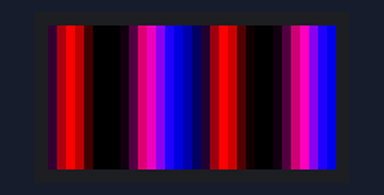
The sketch below on a simulated Arduino Uno, built with avr-gcc and run on an emulated ATmega328P. On the bench: 32×16 colour display.

Above: at 0.7 s.
At 5.5 s:
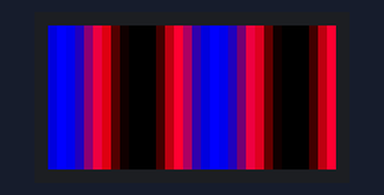
At 10.4 s:
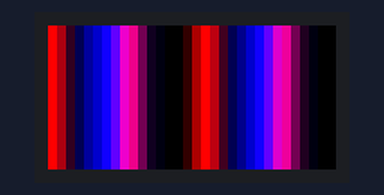
At 19.5 s:
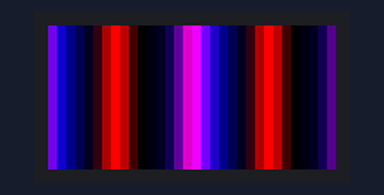
At 29.3 s:
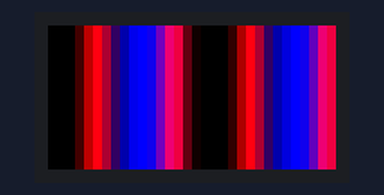
At 39.0 s:
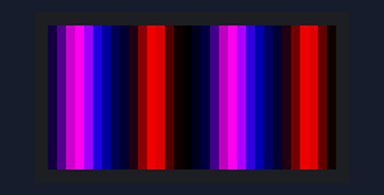

Measured:
- what the display in image 0 shows lasts 0.6 s, from 0.6 s to 1.2 s

The sketch:

led_matrix_code.ino
```cpp
#include <RGBmatrixPanel.h>

#define CLK  8   // USE THIS ON ARDUINO UNO, ADAFRUIT METRO M0, etc.
//#define CLK A4 // USE THIS ON METRO M4 (not M0)
//#define CLK 11 // USE THIS ON ARDUINO MEGA
#define OE   9
#define LAT 10
#define A   A0
#define B   A1
#define C   A2

// Last parameter = 'true' enables double-buffering, for flicker-free,
// buttery smooth animation.  Note that NOTHING WILL SHOW ON THE DISPLAY
// until the first call to swapBuffers().  This is normal.
RGBmatrixPanel matrix(A, B, C, CLK, LAT, OE, true);

static const int8_t PROGMEM sinetab[256] = {
     0,   2,   5,   8,  11,  15,  18,  21,
    24,  27,  30,  33,  36,  39,  42,  45,
    48,  51,  54,  56,  59,  62,  65,  67,
    70,  72,  75,  77,  80,  82,  85,  87,
    89,  91,  93,  96,  98, 100, 101, 103,
   105, 107, 108, 110, 111, 113, 114, 116,
   117, 118, 119, 120, 121, 122, 123, 123,
   124, 125, 125, 126, 126, 126, 126, 126,
   127, 126, 126, 126, 126, 126, 125, 125,
   124, 123, 123, 122, 121, 120, 119, 118,
   117, 116, 114, 113, 111, 110, 108, 107,
   105, 103, 101, 100,  98,  96,  93,  91,
    89,  87,  85,  82,  80,  77,  75,  72,
    70,  67,  65,  62,  59,  56,  54,  51,
    48,  45,  42,  39,  36,  33,  30,  27,
    24,  21,  18,  15,  11,   8,   5,   2,
     0,  -3,  -6,  -9, -12, -16, -19, -22,
   -25, -28, -31, -34, -37, -40, -43, -46,
   -49, -52, -55, -57, -60, -63, -66, -68,
   -71, -73, -76, -78, -81, -83, -86, -88,
   -90, -92, -94, -97, -99,-101,-102,-104,
  -106,-108,-109,-111,-112,-114,-115,-117,
  -118,-119,-120,-121,-122,-123,-124,-124,
  -125,-126,-126,-127,-127,-127,-127,-127,
  -128,-127,-127,-127,-127,-127,-126,-126,
  -125,-124,-124,-123,-122,-121,-120,-119,
  -118,-117,-115,-114,-112,-111,-109,-108,
  -106,-104,-102,-101, -99, -97, -94, -92,
   -90, -88, -86, -83, -81, -78, -76, -73,
   -71, -68, -66, -63, -60, -57, -55, -52,
   -49, -46, -43, -40, -37, -34, -31, -28,
   -25, -22, -19, -16, -12,  -9,  -6,  -3
};


void setup() {
  // put your setup code here, to run once:
  matrix.begin();
  Serial.begin(9600);

}

#define FPS 15        // Maximum frames-per-second
uint32_t prevTime = 0; // For frame-to-frame interval timing

unsigned int r_angle = 0;
unsigned int r_phase = 0;
unsigned int b_angle = 0;
unsigned int b_phase = 127;

void loop() {
  // put your main code here, to run repeatedly:
  int x, y;
  for (y = 0; y < matrix.height(); y++) {
    r_angle = 0;
    b_angle = 0;
    for (x = 0; x < matrix.width(); x++) {
      matrix.drawPixel(x, y,
        matrix.Color888(
          (int)pgm_read_byte(sinetab + (r_angle + r_phase) % 256) + 128,
          0,
          (int)pgm_read_byte(sinetab + (b_angle + b_phase) % 256) + 128, true));
      r_angle += 30;
      b_angle += 15;
    }
  }

  uint32_t t;
  while(((t = millis()) - prevTime) < (1000 / FPS));
  prevTime = t;
  matrix.swapBuffers(false);
  r_phase += 20;
  b_phase -= 10;
}
```
